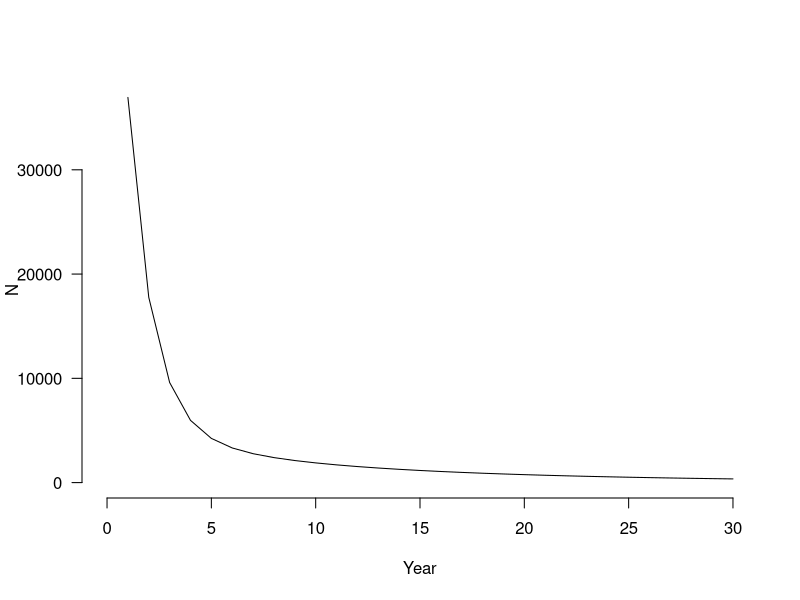
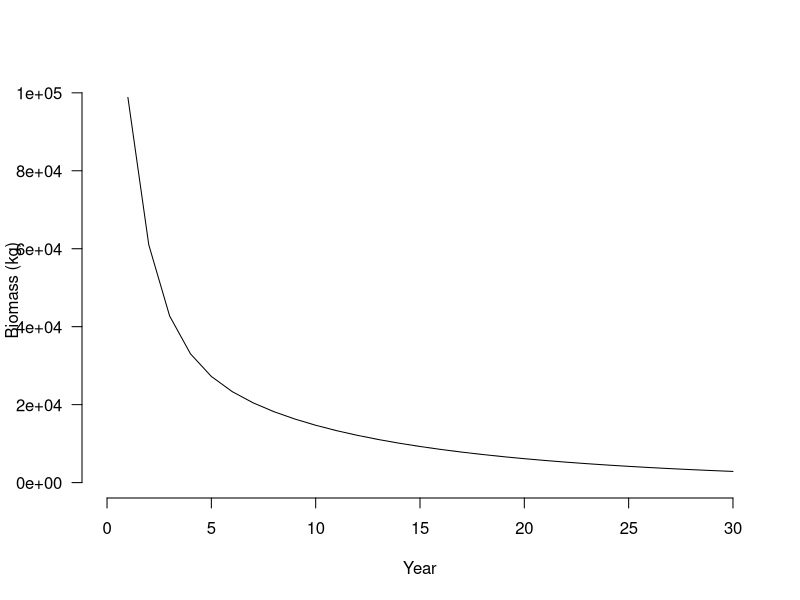

Generate these figures, in order, with R: (Note: this script raises an error after producing the figures.)
###28 september penshell age structure###
##age structure model penshell (A.maura)
##setting working directory

#("C:/Users/lili_/Desktop/fishpath_r")

#time 30 years
nyears<-30


# Age info
maxage <- 8 # based on lit for 26 cm, first report on the occurence of penshell a.pectinata (Sung Yang, 2015)
age_at_maturity <- 4 # made up number for age, for size maturity is 12 cm
ages <- 1:maxage


###stock recruitment parameters###
#write stock recruitment relationship in terms of steepness, how to do it?
R0<-20000 # made up number for unfished recruitment
#fit beverton holt relationship

###age size parameters###
##found in literature, modelacion del crecimiento de de callo de hacha, noriega 2013##
linf <- 28 #cm #find out for penshell
k <- 0.5 #find out for penshell, growth rate found sealifebase for atrina pectinata
t0 <- 0 #use 0, as used in other studies when fitting VB curve

###length and weight parameters###
##found in literature for Atrina pinnata, using as an approximation
lw_a <- 2.6 #based on lit for a.pinnata  data
lw_b <- 2.44  #based on measurement data

# Calculate length/weight at age
length_at_age <- linf * (1-exp(-k*ages))
weight_at_age <- lw_a * length_at_age ^ lw_b
  

# Survival- and fecundity-at-age vectors
# Max age = 8, Age at maturity = 4, eggs= 9800000 
eggs_a <- 9800000 
s <- c(0.4, 0.4, 0.5, 0.8,0.8, rep(0.93, 3)) # found in lit for a.maura
fa <- c(0, 0, 0, 9800000, rep(9800000 , 4)) # based on egg data, fecundity at age
#s<- we have different survival rates for different ages/stages of penshell
#not sure how to include it.

S0<-sum(fa*s)

h<-0.8 #steepness parameter 
alpha<-(1-h)/(4*h*R0)*S0
beta<- (5*h-1)/(4*h*R0)
beta
#eggs<-1 # potential fecundity, value found in literature for a.maura, analysis of different methods to estimate fecundity in bivalves (Caceres-Puig, 2016) 
#beverton<-Et/(alpha+beta*Et)


##calculate abundance for year 1###
#n0age1<-20000 # used value for R0
 # v<-0.1 #vulnerability for age 1 fish
#u<-0.1 #exploitation rate of age 1 fish
#n1a1<-(1-v*u)*s*R0 #not sure about this equation

n0age1 <- 20000
n0allages <- c(n0age1, sapply(1:(maxage-1), function(x) n0age1*prod(s[1:x])))


# Create matrix to hold abundance over time
n <- matrix(data=NA, nrow=nyears, ncol=maxage)
n[1,] <- n0allages


# Create matrix to hold biomass over time
b <- matrix(data=NA, nrow=nyears, ncol=maxage)
b[1,] <- n0allages * weight_at_age

# Create matrix for eggs
eggs <- matrix(data=NA, nrow=nyears, ncol=maxage)


# Loop through time
# For testing: t <- 2
for(t in 2:(nyears)){
  
  # Number of eggs = fecundity times biomass
  eggs[t-1] <- sum(fa * n[t-1,])
  
  #Calculate number of recruits from SRR and # of eggs
  n[t,1] <- eggs[t-1]/(alpha+beta*eggs[t-1])


  # Calculate remaining age classes based on natural mortality
  n[t,] <- n[t-1,] * s
  
  # Convert abundance to biomass and save
  b[t,] <- n[t,] * weight_at_age
  
}

# PLOT RESULTS
##############################################

# Plot population size over time
plot(1:nyears, rowSums(n), type="l", las=1, bty="n", 
     xlim=c(0, nyears), ylim=c(0, max(rowSums(n), na.rm=T)),
     xlab="Year", ylab="N")

# Plot biomass over time
plot(1:nyears, rowSums(b)/1000, type="l", las=1, bty="n", 
     xlim=c(0, nyears), ylim=c(0, max(rowSums(b)/1000, na.rm=T)),
     xlab="Year", ylab="Biomass (kg)")

# Plot stock-recruitment relationship
plot(eggs/1000, n[2:nrow(n),1], type="l", las=1, bty="n", 
     xlab="Thousands of eggs", ylab="Recruits")
